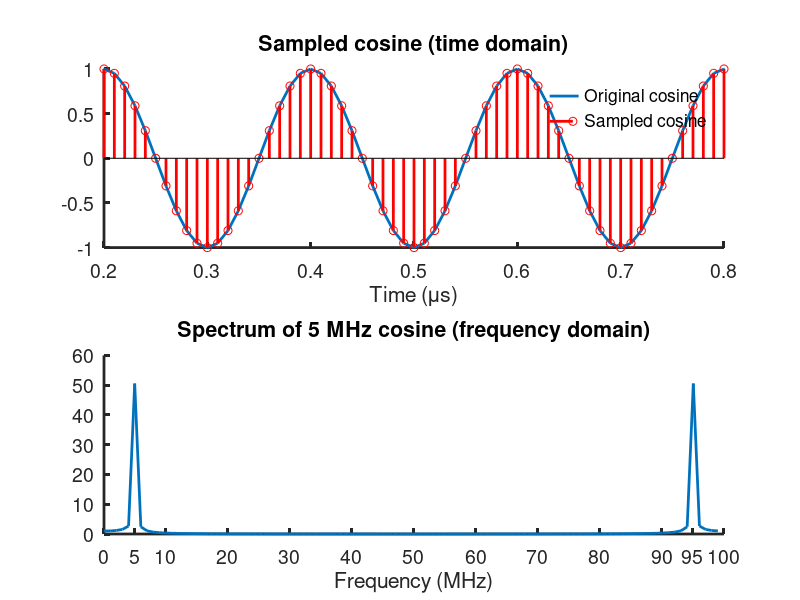
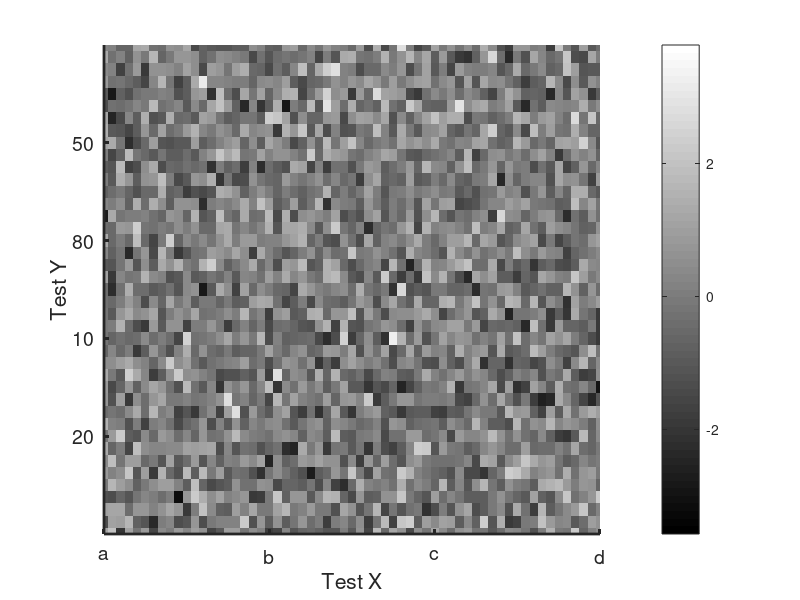

These charts were generated, in order, by the following MATLAB code:
%
%   Matlab script - FFT Example
%                                   Edited by Meng-Lin Li, 10/05/2007
%

% Generate sampled consine
fc = 5; % in MHz
fs = 100; % in MHz
Ncycle = 5; % number of cycles of sampled cosine
dt = 1/fs;  % time resolution
t_axis = (0:dt:Ncycle/fc);  % time axis
sampled_cos = cos(2*pi*fc*t_axis);  % sampled cosine ,time domain
Npoint = length(sampled_cos);   % number of points in sampled cosine

% Fourier transform
df = fs/Npoint; % frequency resolution
f_axis = (0:1:(Npoint-1))*df;   % frequency axis
SAMPLED_COS = fft(sampled_cos); % spectrum of sampled cosine, freqeuncy domain, complex
mag_SAMPLED_COS = abs(SAMPLED_COS);   % magnitude
pha_SAMPLED_COS = angle(SAMPLED_COS); % phase

figure
subplot(2,1,1)
plot(t_axis, sampled_cos,'linewidth',2);
hold
stem(t_axis, sampled_cos,'r','linewidth',2);
axis([0.2 0.8 -1 1]);   % to zoom in
set(gca,'fontsize',14);
set(gca,'linewidth',2);
set(gca,'box','off');
xlabel('Time (\mus)');
title('Sampled cosine (time domain)');
legend('Original cosine','Sampled cosine','0');	% new !!!!!
legend('boxoff')

subplot(2,1,2)
plot(f_axis, mag_SAMPLED_COS,'linewidth',2);
set(gca,'fontsize',14);
set(gca,'linewidth',2);
set(gca,'box','off');
xlabel('Frequency (MHz)');
title('Spectrum of 5 MHz cosine (frequency domain)')
set(gca,'Xtick',[0 5 10 20 30 40 50 60 70 80 90 95 100]);   % set(gca,'Ytick', [ ]); set(gca,'XtickLabel',[...]);
print -djpeg fft_example.jpg % or print -dtiff fft_example.tif



% Image
Test = randn(101,101);
x_axis = 0:0.5:50;
y_axis = 0:0.25:25;
figure
imagesc(x_axis,y_axis,Test) % vs. imagesc(x_axis, y_axis, Test, [-2 2]);
set(gca,'fontsize',14);
set(gca,'linewidth',2);
set(gca,'box','off');
colorbar
colormap(gray);
xlabel('Test X');
ylabel('Test Y');
axis([10 40 10 20])
set(gca,'Xtick',[10:10:40]);
set(gca,'XtickLabel',['a';'b';'c';'d']);
set(gca,'Ytick',[12:2:18])
set(gca,'YtickLabel',[50 80 10 20]);


